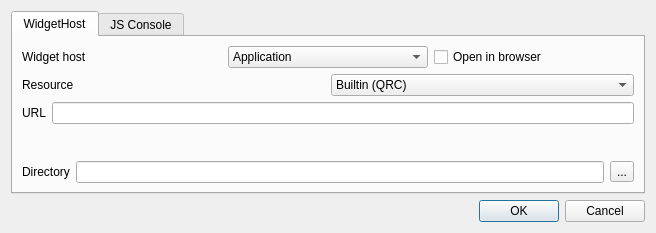
<?xml version="1.0" encoding="UTF-8"?>
<ui version="4.0">
 <class>AnQstWidgetBaseClassDialog</class>
 <widget class="QDialog" name="AnQstWidgetBaseClassDialog">
  <property name="geometry">
   <rect>
    <x>0</x>
    <y>0</y>
    <width>656</width>
    <height>233</height>
   </rect>
  </property>
  <property name="windowTitle">
   <string>Debug Widget &lt;WidgetName&gt;</string>
  </property>
  <layout class="QVBoxLayout" name="verticalLayout">
   <item>
    <widget class="QTabWidget" name="tabWidget">
     <property name="currentIndex">
      <number>0</number>
     </property>
     <widget class="QWidget" name="tabWidgetHost" native="true">
      <attribute name="title">
       <string>WidgetHost</string>
      </attribute>
      <layout class="QVBoxLayout" name="verticalLayout_3">
       <item>
        <layout class="QHBoxLayout" name="horizontalLayout_3">
         <item>
          <widget class="QLabel" name="label_4">
           <property name="text">
            <string>Widget host</string>
           </property>
          </widget>
         </item>
         <item>
          <widget class="QComboBox" name="cbAnQstAngularAppHost">
           <item>
            <property name="text">
             <string>Application</string>
            </property>
           </item>
           <item>
            <property name="text">
             <string>Browser</string>
            </property>
           </item>
          </widget>
         </item>
         <item>
          <widget class="QCheckBox" name="rbOpenBrowser">
           <property name="text">
            <string>Open in browser</string>
           </property>
          </widget>
         </item>
        </layout>
       </item>
       <item>
        <layout class="QHBoxLayout" name="horizontalLayout_2">
         <item>
          <widget class="QLabel" name="label">
           <property name="text">
            <string>Resource</string>
           </property>
          </widget>
         </item>
         <item>
          <widget class="QComboBox" name="cbWidgetResource">
           <item>
            <property name="text">
             <string>Builtin (QRC)</string>
            </property>
           </item>
           <item>
            <property name="text">
             <string>Local directory</string>
            </property>
           </item>
           <item>
            <property name="text">
             <string>Webserver (HTTP)</string>
            </property>
           </item>
          </widget>
         </item>
        </layout>
       </item>
       <item>
        <layout class="QVBoxLayout" name="vlayoutURL">
         <item>
          <layout class="QHBoxLayout" name="horizontalLayout">
           <item>
            <widget class="QLabel" name="label_2">
             <property name="text">
              <string>URL</string>
             </property>
            </widget>
           </item>
           <item>
            <widget class="QLineEdit" name="leURL"/>
           </item>
          </layout>
         </item>
         <item>
          <widget class="QLabel" name="lblURLStatusMsg">
           <property name="text">
            <string/>
           </property>
          </widget>
         </item>
        </layout>
       </item>
       <item>
        <layout class="QHBoxLayout" name="vlayoutDIR">
         <item>
          <widget class="QLabel" name="label_3">
           <property name="text">
            <string>Directory</string>
           </property>
          </widget>
         </item>
         <item>
          <widget class="QLineEdit" name="leDirectory"/>
         </item>
         <item>
          <widget class="QToolButton" name="btnBrowseDirectory">
           <property name="text">
            <string>...</string>
           </property>
          </widget>
         </item>
        </layout>
       </item>
      </layout>
     </widget>
     <widget class="QWidget" name="tabJSConsole">
      <attribute name="title">
       <string>JS Console</string>
      </attribute>
      <layout class="QVBoxLayout" name="verticalLayout_2">
       <property name="spacing">
        <number>0</number>
       </property>
       <item>
        <widget class="QPlainTextEdit" name="txtEditJSLog">
         <property name="focusPolicy">
          <enum>Qt::StrongFocus</enum>
         </property>
         <property name="autoFillBackground">
          <bool>false</bool>
         </property>
         <property name="undoRedoEnabled">
          <bool>false</bool>
         </property>
         <property name="readOnly">
          <bool>true</bool>
         </property>
         <property name="backgroundVisible">
          <bool>false</bool>
         </property>
        </widget>
       </item>
       <item>
        <widget class="QLineEdit" name="lineEditJSConsoleInput">
         <property name="focusPolicy">
          <enum>Qt::NoFocus</enum>
         </property>
        </widget>
       </item>
      </layout>
     </widget>
    </widget>
   </item>
   <item>
    <widget class="QDialogButtonBox" name="buttonBox">
     <property name="orientation">
      <enum>Qt::Horizontal</enum>
     </property>
     <property name="standardButtons">
      <set>QDialogButtonBox::Cancel|QDialogButtonBox::Ok</set>
     </property>
    </widget>
   </item>
   <item>
    <spacer name="verticalSpacer">
     <property name="orientation">
      <enum>Qt::Vertical</enum>
     </property>
     <property name="sizeHint" stdset="0">
      <size>
       <width>20</width>
       <height>40</height>
      </size>
     </property>
    </spacer>
   </item>
  </layout>
 </widget>
 <resources/>
 <connections>
  <connection>
   <sender>buttonBox</sender>
   <signal>accepted()</signal>
   <receiver>AnQstWidgetBaseClassDialog</receiver>
   <slot>accept()</slot>
   <hints>
    <hint type="sourcelabel">
     <x>248</x>
     <y>254</y>
    </hint>
    <hint type="destinationlabel">
     <x>157</x>
     <y>274</y>
    </hint>
   </hints>
  </connection>
  <connection>
   <sender>buttonBox</sender>
   <signal>rejected()</signal>
   <receiver>AnQstWidgetBaseClassDialog</receiver>
   <slot>reject()</slot>
   <hints>
    <hint type="sourcelabel">
     <x>316</x>
     <y>260</y>
    </hint>
    <hint type="destinationlabel">
     <x>286</x>
     <y>274</y>
    </hint>
   </hints>
  </connection>
 </connections>
</ui>
